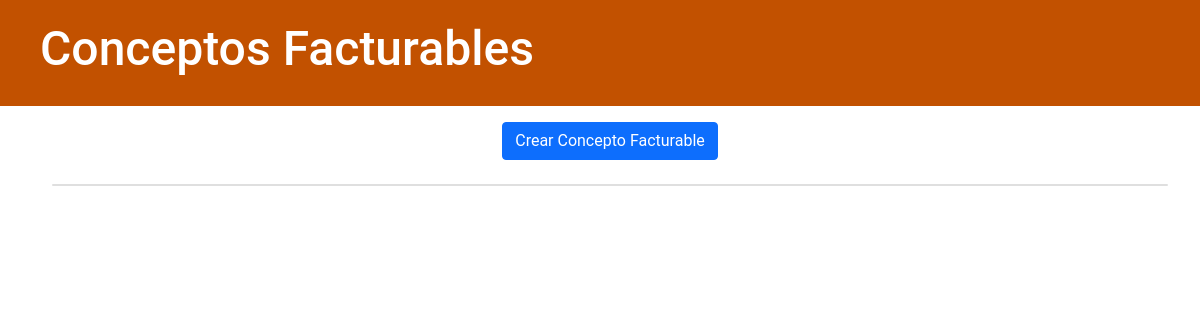
Before: /conceptos/ with the older database file.
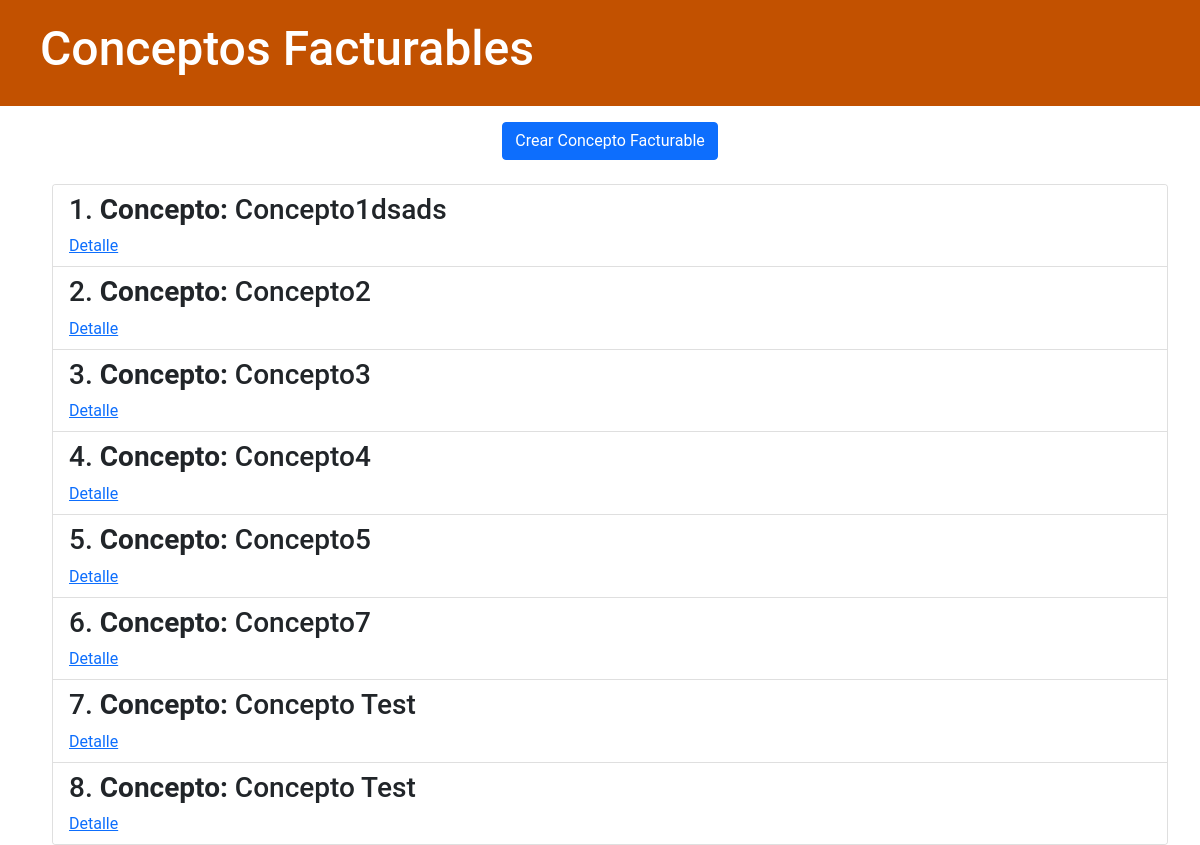
After: the same page with the newer database file.
### conceptoFacturable/models.py (models this page shows, shortened)
class ConceptoFacturable(models.Model):
    concepto = models.CharField(max_length=100)
    clase_concepto = models.CharField(max_length=45)
    operador = models.CharField(max_length=45)
    tipo_comunicacion = models.CharField(max_length=45)
    concepto_operador = models.CharField(max_length=100)
    ambito = models.CharField(max_length=45)
    class Meta:
        verbose_name = "concepto_facturable"
        verbose_name_plural = "conceptos_facturables"
        ordering = ["pk"]

### conceptoFacturable/views.py (the view)
# urls.py: path('', views.conceptos_facturables_list,
def conceptos_facturables_list(request):
    conceptos = ConceptoFacturable.objects.all()
    return render(
        request,
        'conceptoFacturable/conceptos_facturables_list.html',
        {"conceptos": conceptos})

### conceptoFacturable/templates/conceptoFacturable/conceptos_facturables_list.html
{% extends 'conceptoFacturable/base.html' %}
{% block content %}
<div class="container">
    <p class="text-center">
        <a class="btn btn-primary mb-2" href="{% url 'conceptos_facturables_nuevo' %}" name="create_button">Crear Concepto Facturable</a>
    </p>
</div>
    <div class="card">
        <ul class="list-group list-group-flush w-100">
        {% for concepto in conceptos %}
          <li class="list-group-item">
                <div class="text">
                    <h3>{{concepto.pk}}. <b>Concepto:</b> {{concepto.concepto}}</h3>
                </div>
                <a href="{% url 'conceptos_facturables_detail' pk=concepto.pk %}">Detalle</a>
          </li>
          {% endfor %}
        </ul>
      </div>
{% endblock content %}

### conceptoFacturable/templates/conceptoFacturable/base.html (shortened to what this page needs)
{% load static %}
<html>
    <head>
        <link href="https://cdn.jsdelivr.net/npm/bootstrap@5.0.2/dist/css/bootstrap.min.css" rel="stylesheet">
        <link rel="stylesheet" href="{% static 'css/conceptoFacturable.css' %}">
    </head>
    <body>
        <div class="page-header">
            <h1><a href="/conceptos">Conceptos Facturables</a></h1>
        </div>
        <div class="content container">
            <div class="row">
                <div class="mt-3">
                {% block content %}
                {% endblock %}
                </div>
            </div>
        </div>
    </body>
</html>

### conceptoFacturable/static/css/conceptoFacturable.css (style rules this page uses)
.page-header { background-color: #C25100; margin-top: 0; padding: 20px 20px 20px 40px; }
.page-header h1, .page-header h1 a, .page-header h1 a:visited, .page-header h1 a:active { color: #ffffff; font-size: 36pt; text-decoration: none; }
.content { margin-left: 40px; }
body { font-family: 'Roboto', sans-serif; }

Changed rows visible on the page:
added ConceptoFacturable: pk "1", concepto "Concepto1dsads"
added ConceptoFacturable: pk "2", concepto "Concepto2"
added ConceptoFacturable: pk "3", concepto "Concepto3"
added ConceptoFacturable: pk "4", concepto "Concepto4"
added ConceptoFacturable: pk "5", concepto "Concepto5"
added ConceptoFacturable: pk "6", concepto "Concepto7"
added ConceptoFacturable: pk "7", concepto "Concepto Test"
added ConceptoFacturable: pk "8", concepto "Concepto Test"
